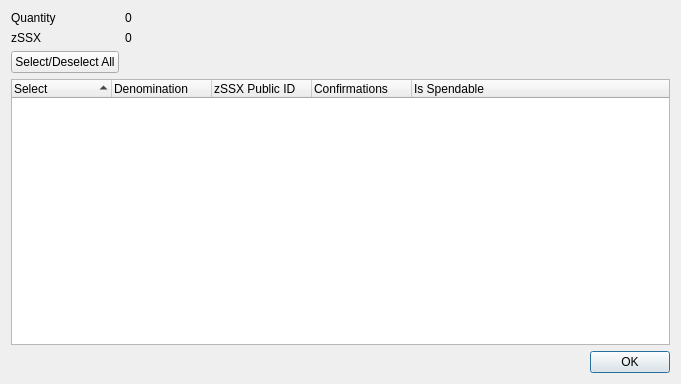
<?xml version="1.0" encoding="UTF-8"?>
<ui version="4.0">
 <class>ZStakeShareControlDialog</class>
 <widget class="QDialog" name="ZStakeShareControlDialog">
  <property name="geometry">
   <rect>
    <x>0</x>
    <y>0</y>
    <width>681</width>
    <height>384</height>
   </rect>
  </property>
  <property name="minimumSize">
   <size>
    <width>681</width>
    <height>384</height>
   </size>
  </property>
  <property name="windowTitle">
   <string>Select zSSX to Spend</string>
  </property>
  <layout class="QGridLayout" name="gridLayout">
   <item row="0" column="0">
    <layout class="QFormLayout" name="formLayout">
     <property name="sizeConstraint">
      <enum>QLayout::SetDefaultConstraint</enum>
     </property>
     <item row="0" column="0">
      <widget class="QLabel" name="labelQuantity">
       <property name="text">
        <string>Quantity</string>
       </property>
      </widget>
     </item>
     <item row="0" column="1">
      <widget class="QLabel" name="labelQuantity_int">
       <property name="text">
        <string>0</string>
       </property>
      </widget>
     </item>
     <item row="1" column="0">
      <widget class="QLabel" name="labelZStakeShare">
       <property name="text">
        <string>zSSX</string>
       </property>
      </widget>
     </item>
     <item row="1" column="1">
      <widget class="QLabel" name="labelZStakeShare_int">
       <property name="text">
        <string>0</string>
       </property>
      </widget>
     </item>
     <item row="2" column="0">
      <widget class="QPushButton" name="pushButtonAll">
       <property name="text">
        <string>Select/Deselect All</string>
       </property>
      </widget>
     </item>
    </layout>
   </item>
   <item row="1" column="0">
    <layout class="QVBoxLayout" name="verticalLayout">
     <item>
      <widget class="QTreeWidget" name="treeWidget">
       <property name="minimumSize">
        <size>
         <width>0</width>
         <height>250</height>
        </size>
       </property>
       <property name="alternatingRowColors">
        <bool>true</bool>
       </property>
       <property name="sortingEnabled">
        <bool>true</bool>
       </property>
       <property name="columnCount">
        <number>5</number>
       </property>
       <attribute name="headerDefaultSectionSize">
        <number>100</number>
       </attribute>
       <column>
        <property name="text">
         <string notr="true">Select</string>
        </property>
       </column>
       <column>
        <property name="text">
         <string notr="true">Denomination</string>
        </property>
       </column>
       <column>
        <property name="text">
         <string notr="true">zSSX Public ID</string>
        </property>
       </column>
       <column>
        <property name="text">
         <string notr="true">Confirmations</string>
        </property>
       </column>
       <column>
        <property name="text">
         <string>Is Spendable</string>
        </property>
       </column>
      </widget>
     </item>
     <item>
      <widget class="QDialogButtonBox" name="buttonBox">
       <property name="orientation">
        <enum>Qt::Horizontal</enum>
       </property>
       <property name="standardButtons">
        <set>QDialogButtonBox::Ok</set>
       </property>
      </widget>
     </item>
    </layout>
   </item>
  </layout>
 </widget>
 <resources/>
 <connections>
  <connection>
   <sender>buttonBox</sender>
   <signal>accepted()</signal>
   <receiver>ZStakeShareControlDialog</receiver>
   <slot>accept()</slot>
   <hints>
    <hint type="sourcelabel">
     <x>248</x>
     <y>254</y>
    </hint>
    <hint type="destinationlabel">
     <x>157</x>
     <y>274</y>
    </hint>
   </hints>
  </connection>
  <connection>
   <sender>buttonBox</sender>
   <signal>rejected()</signal>
   <receiver>ZStakeShareControlDialog</receiver>
   <slot>reject()</slot>
   <hints>
    <hint type="sourcelabel">
     <x>316</x>
     <y>260</y>
    </hint>
    <hint type="destinationlabel">
     <x>286</x>
     <y>274</y>
    </hint>
   </hints>
  </connection>
 </connections>
</ui>
